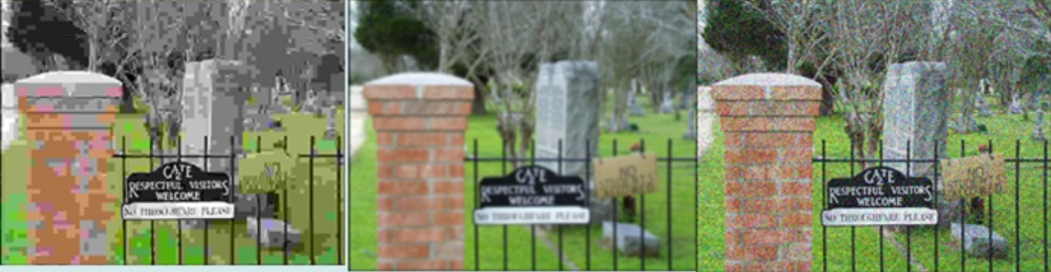
%> input picture 数字图像处理/作业11/work11.png, 1051 x 272 px
$ octave work.m   (GNU Octave 9; MATLAB toolbox functions it lacks are replaced by stand-ins)
%> lines starting %> are read from the running program, lines starting %| are printed output that depends on the picture; long printed decimals are rounded
%% 作业11：自动找分隔线切图 + 计算 MSE/PSNR/SSIM
clc; clear; close all;

imgPath = 'work11.png';
I = imread(imgPath);
%> I is the input picture: size 272x1051x3 uint8; mean R, G, B 123.9, 130.1, 104
if size(I,3) == 1, I = repmat(I,[1 1 3]); end

[H,W,~] = size(I);
%> H = 272; W = 1051


[s1, s2] = findSeparators(I);


L = I(:, 1:s1-1, :);
M = I(:, s1:s2-1, :);
R = I(:, s2:end, :);


L = imresize(L, [size(R,1), size(R,2)]);
M = imresize(M, [size(R,1), size(R,2)]);


[mseL, psnrL, ssimL] = calcMetrics(L, R);
[mseM, psnrM, ssimM] = calcMetrics(M, R);

fprintf('自动分隔位置：s1=%d, s2=%d (图像宽度W=%d)\n', s1, s2, W);
fprintf('左图 vs 右标准:  MSE=%.6f, PSNR=%.6f dB, SSIM=%.6f\n', mseL, psnrL, ssimL);
fprintf('中图 vs 右标准:  MSE=%.6f, PSNR=%.6f dB, SSIM=%.6f\n', mseM, psnrM, ssimM);

% 切割结果
figure; imshow(L); title('Left (resized)');
figure; imshow(M); title('Middle (resized)');
figure; imshow(R); title('Right (Reference)');


function [s1, s2] = findSeparators(I)

    [~,W,~] = size(I);
%> W = 1051

    G = rgb2gray(I);
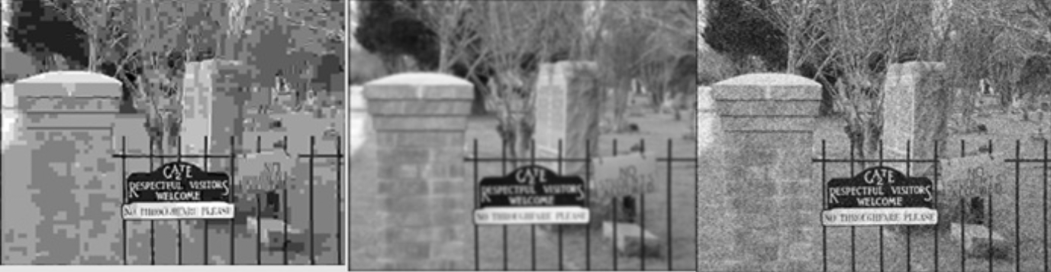
%> G: size 272x1051 uint8; min 0, max 255, mean 125.3
    colMean = mean(double(G), 1);
%> colMean = 1051 values, max 228.8 at index 347, min 62.05 at index 1, mean 125.3
    colMean = colMean / max(colMean + eps);
%> colMean = 1051 values, max 1 at index 347, min 0.271 at index 1, mean 0.548


    thr = max(0.92, prctile(colMean, 99));
%> thr = 0.92
    bright = colMean >= thr;
%> bright = 1051 logical values, 1 true


    edge = max(5, round(0.03 * W));
%> edge = 32
    bright(1:edge) = false;
    bright(end-edge+1:end) = false;

    idx = find(bright);
%> idx = 347
    if isempty(idx)

        s1 = floor(W/3);
        s2 = floor(2*W/3);
        return;
    end


    breaks = [true, diff(idx) > 1, true];
%> breaks = [true true]
    cutPos = find(breaks);
%> cutPos = [1 2]
    segs = {};
    for k = 1:numel(cutPos)-1
        seg = idx(cutPos(k):cutPos(k+1)-1);
        segs{end+1} = seg;
    end
%> this loop made 1 pass
%> seg on pass 1: 347
%> after the loop, segs = {347}


    cand = [];
    for i = 1:numel(segs)
        seg = segs{i};
        w = numel(seg);
        c = mean(seg);

        if w <= round(0.05*W)
            cand = [cand; w, c];
        end
    end
%> this loop made 1 pass
%> (seg, w, c) on pass 1: (347, 1, 347)

    if size(cand,1) < 2

        s1 = floor(W/3);
%> s1 = 350
        s2 = floor(2*W/3);
%> s2 = 700
%> `[s1, s2] = findSeparators(I);`: s1 = 350; s2 = 700
%> `L = I(:, 1:s1-1, :);`:
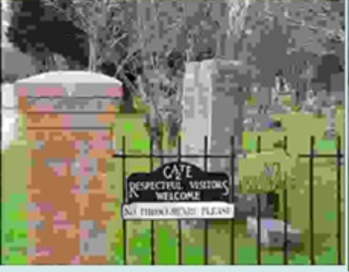
%> L: size 272x349x3 uint8; mean R, G, B 129.7, 130.2, 106.6
%> `M = I(:, s1:s2-1, :);`:
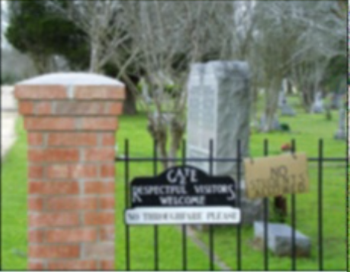
%> M: size 272x350x3 uint8; mean R, G, B 120.7, 130.2, 101.7
%> `R = I(:, s2:end, :);`:
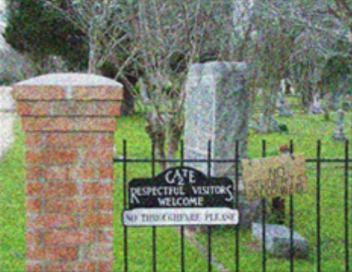
%> R: size 272x352x3 uint8; mean R, G, B 121.4, 130, 103.6
        return;
    end


    t1 = W/3; t2 = 2*W/3;


    [~, i1] = min(abs(cand(:,2) - t1));
    c1 = cand(i1,2);


    dist2 = abs(cand(:,2) - t2) + 1e6*(abs(cand(:,2) - c1) < 0.1*W);
    [~, i2] = min(dist2);
    c2 = cand(i2,2);


    s = sort([round(c1), round(c2)]);
    s1 = s(1);
    s2 = s(2);

    s1 = max(2, min(W-2, s1));
    s2 = max(s1+2, min(W-1, s2));
end

function [mseVal, psnrVal, ssimVal] = calcMetrics(testImg, refImg)

    if ~isa(testImg,'uint8'), testImg = im2uint8(testImg); end
    if ~isa(refImg,'uint8'),  refImg  = im2uint8(refImg);  end

    mseVal  = immse(testImg, refImg);
%> mseVal = 1761.9
    psnrVal = psnr(testImg, refImg);
%> psnrVal = 15.67
    ssimVal = ssim(testImg, refImg);
%> ssimVal = 0.386
%> `[mseL, psnrL, ssimL] = calcMetrics(L, R);`: mseL = 1761.9; psnrL = 15.67; ssimL = 0.386
%> `[mseM, psnrM, ssimM] = calcMetrics(M, R);`: mseM = 670.2; psnrM = 19.87; ssimM = 0.562
%| 自动分隔位置：s1=350, s2=700 (图像宽度W=1051)
%| 左图 vs 右标准:  MSE=1761.944, PSNR=15.671 dB, SSIM=0.3858
%| 中图 vs 右标准:  MSE=670.241, PSNR=19.868 dB, SSIM=0.562
end
